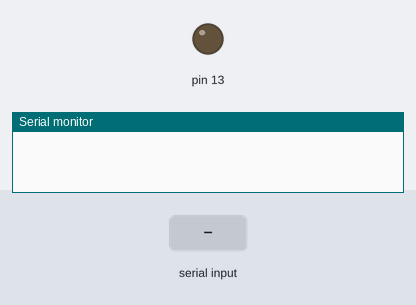
The sketch below on a simulated Arduino Uno, built with avr-gcc and run on an emulated ATmega328P. Parts: output pins drawn as LEDs (lit = HIGH), the last lines printed to the serial monitor. The inputs (shaded band) are chosen by the test bench.

Above: at 1.2 s.
1.3 s: "1" received over the second serial link
At 1.9 s:
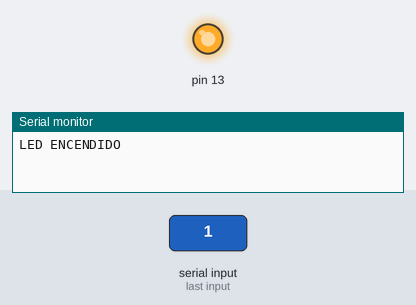
2.8 s: "0" received over the second serial link
At 4.2 s:
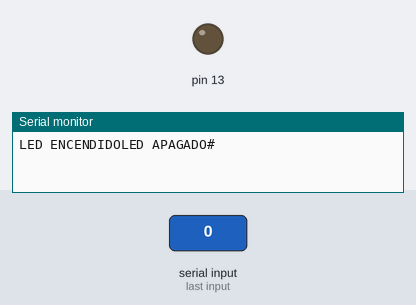
Timing chart, 0 to 5.8 s (numbered marks = the images above; inputs shaded):
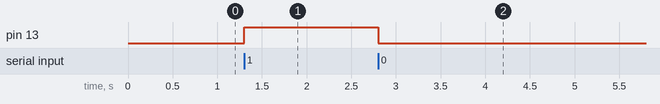

The sketch:

prueba_conBT.ino
```cpp
#include <SoftwareSerial.h>

SoftwareSerial ModBluetooth(2, 3); // RX | TX

void setup()
{
    pinMode(13, OUTPUT);
    digitalWrite(13, LOW);

    ModBluetooth.begin(9600);
    Serial.begin(9600);
    ModBluetooth.println("MODULO CONECTADO");
    ModBluetooth.print("#");
}

void loop()
{
    if (ModBluetooth.available())
    {
        char VarChar;

        VarChar = ModBluetooth.read();

        if(VarChar == '1')
        {
        digitalWrite(13, HIGH);
        delay(100);
        ModBluetooth.print("LED ENCENDIDO");
        Serial.print("LED ENCENDIDO");
        ModBluetooth.print("#");
        }
        if(VarChar == '0')
        {
        digitalWrite(13, LOW);
        delay(100);
        ModBluetooth.print("LED APAGADO#");
        Serial.print("LED APAGADO#");
        }
    }
}
```

Measured:
- after the input at 1.3 s, pin 13: LOW → HIGH at once
- after the input at 2.8 s, pin 13: HIGH → LOW at once
